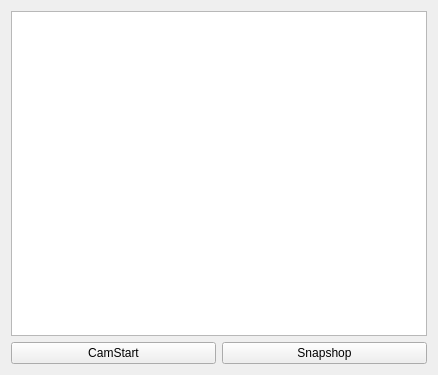
<?xml version="1.0" encoding="UTF-8"?>
<ui version="4.0">
 <class>Tab6WebCamera</class>
 <widget class="QWidget" name="Tab6WebCamera">
  <property name="geometry">
   <rect>
    <x>0</x>
    <y>0</y>
    <width>438</width>
    <height>375</height>
   </rect>
  </property>
  <property name="windowTitle">
   <string>Form</string>
  </property>
  <layout class="QVBoxLayout" name="verticalLayout_2">
   <item>
    <layout class="QVBoxLayout" name="verticalLayout" stretch="9,1">
     <item>
      <widget class="QGraphicsView" name="pGPView"/>
     </item>
     <item>
      <layout class="QHBoxLayout" name="horizontalLayout">
       <item>
        <widget class="QPushButton" name="pPBCamStart">
         <property name="text">
          <string>CamStart</string>
         </property>
         <property name="checkable">
          <bool>true</bool>
         </property>
        </widget>
       </item>
       <item>
        <widget class="QPushButton" name="pPBsnapShot">
         <property name="text">
          <string>Snapshop</string>
         </property>
        </widget>
       </item>
      </layout>
     </item>
    </layout>
   </item>
  </layout>
 </widget>
 <resources/>
 <connections/>
</ui>
